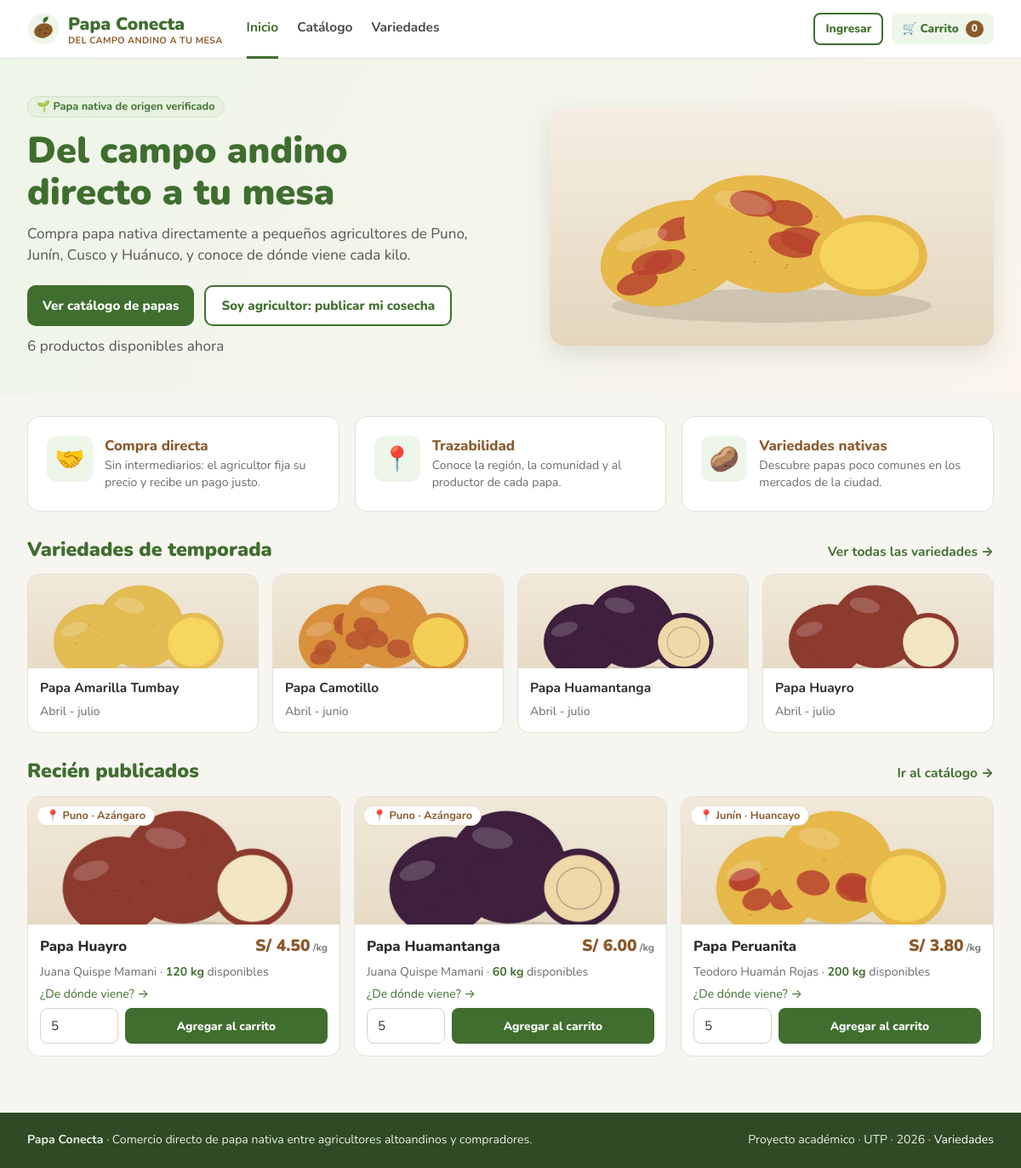
The page / on the database its author committed.
### tables this page shows
CREATE TABLE variedad_papa (
  id_variedad  INT         NOT NULL AUTO_INCREMENT,
  nombre       VARCHAR(60) NOT NULL,
  color_piel   VARCHAR(30) NOT NULL,
  temporada    VARCHAR(30) NOT NULL,
  beneficios   TEXT        NULL,
  descripcion  TEXT        NULL,
  CONSTRAINT pk_variedad PRIMARY KEY (id_variedad),
  CONSTRAINT uq_variedad_nombre UNIQUE (nombre)
);

### app/core/Controller.php (called while the page is built, shortened)
<?php
class Controller
{
    public function vista(string $nombre, array $datos = []): void
    {
        extract($datos, EXTR_SKIP);
        $usuario  = Sesion::usuario();
        $carritoCantidad = (new CarritoSesion())->contarItems();
        require RAIZ . '/app/views/layout/cabecera.php';
        require RAIZ . "/app/views/$nombre.php";
        require RAIZ . '/app/views/layout/pie.php';
    }
}

### app/controllers/InicioController.php (called while the page is built)
<?php
class InicioController extends Controller
{
    public function index(): void
    {
        $variedades = (new VariedadModel())->listar();
        $productos  = (new ProductoModel())->listarActivos();
        $this->vista('inicio', [
            'titulo'      => 'Papa nativa directo del campo',
            'temporada'   => array_slice($variedades, 0, 4),
            'destacados'  => array_slice($productos, 0, 3),
            'totalActivos' => count($productos),
        ]);
    }
}

### app/core/Router.php (called while the page is built, shortened)
<?php
class Router
{
    public function despachar(string $ruta): void
    {
        $ruta = trim($ruta, '/');
        try {
            [$clase, $accion] = $this->rutas[$ruta];
            (new $clase())->$accion();
        } catch (PDOException $e) {
            error_log('[Papa Conecta] ' . $e->getMessage());
            http_response_code(500);
            (new Controller())->vista('layout/error', ['titulo' => 'Error de base de datos',
                'mensaje' => 'No se pudo completar la operación. Verifica que MySQL esté iniciado en XAMPP '
                           . 'y que la base de datos papa_conecta exista (config/config.php).']);
        } catch (Throwable $e) {
            error_log('[Papa Conecta] ' . $e);
            http_response_code(500);
            (new Controller())->vista('layout/error', ['titulo' => 'Algo salió mal',
                'mensaje' => 'No se pudo completar la operación. Vuelve a intentarlo.']);
        }
    }
}

### public/index.php (called while the page is built, shortened)
<?php
$config = require RAIZ . '/config/config.php';
spl_autoload_register(function (string $clase): void {
    foreach (['core', 'interfaces', 'models', 'controllers'] as $carpeta) {
        $archivo = RAIZ . "/app/$carpeta/$clase.php";
        if (is_file($archivo)) {
            return;
        }
    }
});
require RAIZ . '/app/core/funciones.php';
$router = new Router([
    ''                     => ['InicioController', 'index'],
    'catalogo'             => ['CatalogoController', 'index'],
    'producto'             => ['CatalogoController', 'detalle'],
    'variedades'           => ['VariedadController', 'index'],
    'variedad'             => ['VariedadController', 'detalle'],
    'carrito'              => ['CarritoController', 'ver'],
    'carrito/agregar'      => ['CarritoController', 'agregar'],
    'carrito/actualizar'   => ['CarritoController', 'actualizar'],
    'carrito/quitar'       => ['CarritoController', 'quitar'],
    'pedido/confirmar'     => ['PedidoController', 'confirmar'],
    'pedido/resumen'       => ['PedidoController', 'resumen'],
    'login'                => ['AuthController', 'login'],
    'logout'               => ['AuthController', 'logout'],
    'registro'             => ['AuthController', 'registro'],
    'agricultor/productos' => ['AgricultorController', 'productos'],
    'agricultor/publicar'  => ['AgricultorController', 'publicar'],
    'agricultor/editar'    => ['AgricultorController', 'editar'],
    'agricultor/baja'      => ['AgricultorController', 'baja'],
    'agricultor/reenviar'  => ['AgricultorController', 'reenviar'],
    'admin/moderar'        => ['AdminController', 'moderar'],
    'admin/revisar'        => ['AdminController', 'revisar'],
    'admin/decidir'        => ['AdminController', 'decidir'],
]);
$router->despachar((string) ($_GET['r'] ?? ''));

### app/core/funciones.php (called while the page is built, shortened)
<?php
function e(mixed $valor): string
{
    return htmlspecialchars((string) $valor, ENT_QUOTES, 'UTF-8');
}
function url(string $ruta = '', array $params = []): string
{
    $partes = [];
    if ($ruta !== '') {
        $partes[] = 'r=' . str_replace('%2F', '/', rawurlencode($ruta));
    }
    if ($params) {
        $partes[] = http_build_query($params);
    }
    return 'index.php' . ($partes ? '?' . implode('&', $partes) : '');
}
function soles(float|string $monto): string
{
    return 'S/ ' . number_format((float) $monto, 2, '.', ',');
}
function kg(float|string $cantidad): string
{
    $n = (float) $cantidad;
    return (floor($n) == $n ? number_format($n, 0, '.', ',') : number_format($n, 2, '.', ',')) . ' kg';
}
function slug(string $texto): string
{
    $t = strtr(mb_strtolower($texto), ['á' => 'a', 'é' => 'e', 'í' => 'i', 'ó' => 'o', 'ú' => 'u', 'ñ' => 'n', 'ü' => 'u']);
    return trim(preg_replace('/[^a-z0-9]+/', '-', $t), '-');
}
function imagenProducto(?string $ruta): string
{
    return str_starts_with($ruta, 'uploads/') ? $ruta : 'assets/' . $ruta;
}
function imagenVariedad(string $nombre): string
{
    $archivo = 'assets/img/variedades/' . slug($nombre) . '.jpg';
    return is_file(PUBLICO . '/' . $archivo) ? $archivo : 'assets/img/sin-foto.svg';
}

### app/core/Sesion.php (called while the page is built, shortened)
<?php
class Sesion
{
    public static function usuario(): ?array
    {
        return $_SESSION['usuario'] ?? null;
    }
    public static function esTipo(string $tipo): bool
    {
        return (self::usuario()['tipo'] ?? null) === $tipo;
    }
}

### app/models/CarritoSesion.php (called while the page is built, shortened)
<?php
class CarritoSesion implements ICarrito
{
    public function contarItems(): int
    {
        return count($_SESSION[self::CLAVE] ?? []);
    }
}

### config/config.php (called while the page is built)
<?php
return [
    'bd' => [
        'host'    => 'localhost',
        'puerto'  => 3306,
        'nombre'  => 'papa_conecta',
        'usuario' => 'root',
        'clave'   => '',
    ],
    'app' => [
        'nombre'       => 'Papa Conecta',
        'foto_max_mb'  => 2,
        'zona_horaria' => 'America/Lima',
        'mostrar_errores' => false,
    ],
];

### app/core/Conexion.php (called while the page is built)
<?php
class Conexion implements IConexion
{
    private static ?PDO $pdo = null;
    public static function obtener(): PDO
    {
        if (self::$pdo === null) {
            $cfg = (require RAIZ . '/config/config.php')['bd'];
            $dsn = "mysql:host={$cfg['host']};port={$cfg['puerto']};dbname={$cfg['nombre']};charset=utf8mb4";
            self::$pdo = new PDO($dsn, $cfg['usuario'], $cfg['clave'], [
                PDO::ATTR_ERRMODE            => PDO::ERRMODE_EXCEPTION,
                PDO::ATTR_DEFAULT_FETCH_MODE => PDO::FETCH_ASSOC,
                PDO::ATTR_EMULATE_PREPARES   => false,
            ]);
        }
        return self::$pdo;
    }
}

### app/models/VariedadModel.php (called while the page is built, shortened)
<?php
class VariedadModel implements IVariedad
{
    private PDO $bd;
    public function __construct()
    {
        $this->bd = Conexion::obtener();
    }
    public function listar(): array
    {
        return $this->bd->query(
            "SELECT v.*, COUNT(p.id_producto) AS productos_activos
               FROM variedad_papa v
               LEFT JOIN producto p ON p.id_variedad = v.id_variedad AND p.estado = 'activo'
              GROUP BY v.id_variedad
              ORDER BY v.nombre")->fetchAll();
    }
}

### app/models/ProductoModel.php (called while the page is built, shortened)
<?php
class ProductoModel implements IProducto
{
    private PDO $bd;
    public function __construct()
    {
        $this->bd = Conexion::obtener();
    }
    public function listarActivos(array $filtros = []): array
    {
        if ($filtros['solo_disponibles'] ?? true) {
            $base = 'SELECT c.*, \'activo\' AS estado FROM vw_catalogo c';
        }
        $sql = "SELECT * FROM ($base) cat WHERE 1 = 1";
        $p = [];
        $sql .= ' ORDER BY cat.estado = \'agotado\', cat.fecha_publicacion DESC, cat.id_producto';
        $st = $this->bd->prepare($sql);
        $st->execute($p);
        return $st->fetchAll();
    }
}

### app/views/inicio.php (the view)
<section class="hero">
  <div class="contenedor">
    <div style="flex:1.1">
      <span class="chip ok">🌱 Papa nativa de origen verificado</span>
      <h1>Del campo andino<br>directo a tu mesa</h1>
      <p>Compra papa nativa directamente a pequeños agricultores de Puno, Junín, Cusco y Huánuco, y conoce de dónde viene cada kilo.</p>
      <div class="acciones">
        <a class="btn pri" href="<?= url('catalogo') ?>">Ver catálogo de papas</a>
        <a class="btn out" href="<?= url(Sesion::esTipo('agricultor') ? 'agricultor/publicar' : 'registro') ?>">Soy agricultor: publicar mi cosecha</a>
      </div>
      <p class="muted small" style="margin-top:12px"><?= (int) $totalActivos ?> productos disponibles ahora</p>
    </div>
    <div class="foto"><img src="assets/img/portada.jpg" alt="Papas nativas de colores"></div>
  </div>
</section>
<div class="contenedor">
  <div class="beneficios">
    <div class="card beneficio"><div class="icono">🤝</div><div><h3 style="color:var(--tierra)">Compra directa</h3>
      <p class="muted small">Sin intermediarios: el agricultor fija su precio y recibe un pago justo.</p></div></div>
    <div class="card beneficio"><div class="icono">📍</div><div><h3 style="color:var(--tierra)">Trazabilidad</h3>
      <p class="muted small">Conoce la región, la comunidad y al productor de cada papa.</p></div></div>
    <div class="card beneficio"><div class="icono">🥔</div><div><h3 style="color:var(--tierra)">Variedades nativas</h3>
      <p class="muted small">Descubre papas poco comunes en los mercados de la ciudad.</p></div></div>
  </div>
  <div class="titulo-seccion"><h2>Variedades de temporada</h2><a href="<?= url('variedades') ?>"><b>Ver todas las variedades →</b></a></div>
  <div class="grilla-4">
    <?php foreach ($temporada as $v): ?>
      <a class="card producto" href="<?= url('variedad', ['id' => $v['id_variedad']]) ?>" style="color:inherit">
        <div class="foto" style="height:110px"><img src="<?= e(imagenVariedad($v['nombre'])) ?>" alt="Papa <?= e($v['nombre']) ?>" loading="lazy"></div>
        <div class="cuerpo"><b>Papa <?= e($v['nombre']) ?></b><span class="muted small"><?= e($v['temporada']) ?></span></div>
      </a>
    <?php endforeach; ?>
  </div>
  <?php if ($destacados): ?>
    <div class="titulo-seccion"><h2>Recién publicados</h2><a href="<?= url('catalogo') ?>"><b>Ir al catálogo →</b></a></div>
    <div class="grilla">
      <?php foreach ($destacados as $p) { require __DIR__ . '/catalogo/_tarjeta.php'; } ?>
    </div>
  <?php endif; ?>
</div>

### app/views/layout/cabecera.php (shortened to what this page needs)
<?php
$rutaActual = $_GET['r'] ?? '';
$activo = fn(string ...$rutas) => in_array($rutaActual, $rutas, true) ? 'activo' : '';
?><!doctype html>
<html lang="es">
<head>
  <link rel="stylesheet" href="assets/css/estilos.css">
</head>
<body>
<header class="cabecera">
  <div class="fila">
    <a class="logo" href="<?= url() ?>">
      <img src="assets/img/logo.svg" alt="" width="38" height="38">
      <div>Papa Conecta<small><?= Sesion::esTipo('administrador') ? 'PANEL DEL ADMINISTRADOR' : 'DEL CAMPO ANDINO A TU MESA' ?></small></div>
    </a>
    <nav class="menu" aria-label="Menú principal">
      <a class="<?= $activo('') ?>" href="<?= url() ?>">Inicio</a>
      <a class="<?= $activo('catalogo', 'producto') ?>" href="<?= url('catalogo') ?>">Catálogo</a>
      <a class="<?= $activo('variedades', 'variedad') ?>" href="<?= url('variedades') ?>">Variedades</a>
    </nav>
    <div class="derecha">
      <?php if ($usuario): ?>
        <span class="saludo">Hola, <b><?= e($usuario['nombres']) ?></b></span>
        <form method="post" action="<?= url('logout') ?>"><?= campoCsrf() ?><button class="btn sm suave">Salir</button></form>
      <?php else: ?>
        <a class="btn sm out" href="<?= url('login') ?>">Ingresar</a>
        <a class="btn sm carrito-btn" href="<?= url('carrito') ?>">🛒 Carrito <span class="insignia"><?= (int) $carritoCantidad ?></span></a>
      <?php endif; ?>
    </div>
  </div>
</header>
<main>

### app/views/catalogo/_tarjeta.php (shortened to what this page needs)
<?php  $agotado = ($p['estado'] ?? 'activo') === 'agotado'; ?>
<article class="card producto">
  <a class="foto" href="<?= url('producto', ['id' => $p['id_producto']]) ?>">
    <img src="<?= e(imagenProducto($p['imagen'])) ?>" alt="Papa <?= e($p['variedad']) ?>" loading="lazy">
    <span class="chip">📍 <?= e($p['region']) ?> · <?= e($p['provincia']) ?></span>
  </a>
  <div class="cuerpo">
    <div class="fila">
      <h3><a href="<?= url('producto', ['id' => $p['id_producto']]) ?>" style="color:inherit">Papa <?= e($p['variedad']) ?></a></h3>
      <span class="precio"><?= soles($p['precio_kg']) ?><small> /kg</small></span>
    </div>
    <div class="muted small"><?= e($p['agricultor']) ?> ·
      <?php if ($agotado): ?><span class="chip gris">Agotado</span>
      <?php else: ?><b style="color:var(--verde)"><?= kg($p['cantidad_kg']) ?></b> disponibles<?php endif; ?>
    </div>
    <a class="small" href="<?= url('producto', ['id' => $p['id_producto']]) ?>#origen">¿De dónde viene? →</a>
    <?php if (!$agotado && !Sesion::usuario()): ?>
      <form class="agregar" method="post" action="<?= url('carrito/agregar') ?>">
        <input type="number" name="kg" value="5" min="1" max="<?= e($p['cantidad_kg']) ?>" step="1" aria-label="Kilos" required>
        <button class="btn sm pri">Agregar al carrito</button>
      </form>
    <?php endif; ?>
  </div>
</article>

### app/views/layout/pie.php (shortened to what this page needs)
</main>
<footer class="pie">
  <div class="contenedor">
    <div><b>Papa Conecta</b> · Comercio directo de papa nativa entre agricultores altoandinos y compradores.</div>
    <div>Proyecto académico · UTP · <?= date('Y') ?> · <a href="<?= url('variedades') ?>">Variedades</a></div>
  </div>
</footer>
</body>
</html>

### rows shown on the page
variedad_papa: shows a picture, nombre "Amarilla Tumbay", temporada "Abril - julio"
variedad_papa: shows a picture, nombre "Camotillo", temporada "Abril - junio"
variedad_papa: shows a picture, nombre "Huamantanga", temporada "Abril - julio"
variedad_papa: shows a picture, nombre "Huayro", temporada "Abril - julio"

### other values the page prints
$carritoCantidad "0"
$totalActivos "6"
$p['region'] "Puno"
$p['provincia'] "Azángaro"
$p['variedad'] "Huayro"
soles($p['precio_kg']) "S/ 4.50"
$p['agricultor'] "Juana Quispe Mamani"
kg($p['cantidad_kg']) "120 kg"
$p['variedad'] "Huamantanga"
soles($p['precio_kg']) "S/ 6.00"
kg($p['cantidad_kg']) "60 kg"
$p['region'] "Junín"
$p['provincia'] "Huancayo"
$p['variedad'] "Peruanita"
soles($p['precio_kg']) "S/ 3.80"
